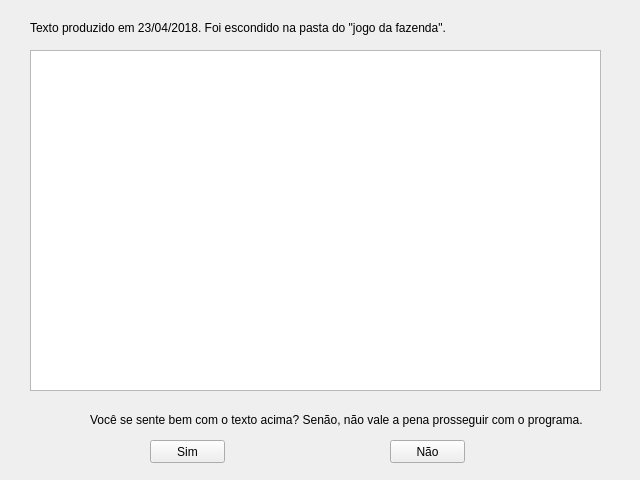
<?xml version="1.0" encoding="UTF-8"?>
<ui version="4.0">
 <class>Texto</class>
 <widget class="QWidget" name="Texto">
  <property name="geometry">
   <rect>
    <x>0</x>
    <y>0</y>
    <width>640</width>
    <height>480</height>
   </rect>
  </property>
  <property name="windowTitle">
   <string>Texto</string>
  </property>
  <property name="windowIcon">
   <iconset>
    <normaloff>Resources/kiwiIcon.png</normaloff>Resources/kiwiIcon.png</iconset>
  </property>
  <widget class="QTextBrowser" name="textBrowser">
   <property name="geometry">
    <rect>
     <x>30</x>
     <y>50</y>
     <width>571</width>
     <height>341</height>
    </rect>
   </property>
   <property name="html">
    <string>&lt;!DOCTYPE HTML PUBLIC &quot;-//W3C//DTD HTML 4.0//EN&quot; &quot;http://www.w3.org/TR/REC-html40/strict.dtd&quot;&gt;
&lt;html&gt;&lt;head&gt;&lt;meta name=&quot;qrichtext&quot; content=&quot;1&quot; /&gt;&lt;style type=&quot;text/css&quot;&gt;
p, li { white-space: pre-wrap; }
&lt;/style&gt;&lt;/head&gt;&lt;body style=&quot; font-family:'MS Shell Dlg 2'; font-size:8.25pt; font-weight:400; font-style:normal;&quot;&gt;
&lt;p style=&quot;-qt-paragraph-type:empty; margin-top:0px; margin-bottom:0px; margin-left:0px; margin-right:0px; -qt-block-indent:0; text-indent:0px;&quot;&gt;&lt;br /&gt;&lt;/p&gt;&lt;/body&gt;&lt;/html&gt;</string>
   </property>
  </widget>
  <widget class="QPushButton" name="pushButton">
   <property name="geometry">
    <rect>
     <x>150</x>
     <y>440</y>
     <width>75</width>
     <height>23</height>
    </rect>
   </property>
   <property name="text">
    <string>Sim</string>
   </property>
  </widget>
  <widget class="QPushButton" name="pushButton_2">
   <property name="geometry">
    <rect>
     <x>390</x>
     <y>440</y>
     <width>75</width>
     <height>23</height>
    </rect>
   </property>
   <property name="text">
    <string>Não</string>
   </property>
  </widget>
  <widget class="QLabel" name="label">
   <property name="geometry">
    <rect>
     <x>90</x>
     <y>410</y>
     <width>541</width>
     <height>20</height>
    </rect>
   </property>
   <property name="text">
    <string>Você se sente bem com o texto acima? Senão, não vale a pena prosseguir com o programa.</string>
   </property>
  </widget>
  <widget class="QLabel" name="label_2">
   <property name="geometry">
    <rect>
     <x>30</x>
     <y>20</y>
     <width>541</width>
     <height>16</height>
    </rect>
   </property>
   <property name="text">
    <string>Texto produzido em 23/04/2018. Foi escondido na pasta do &quot;jogo da fazenda&quot;.</string>
   </property>
  </widget>
 </widget>
 <resources/>
 <connections/>
</ui>
